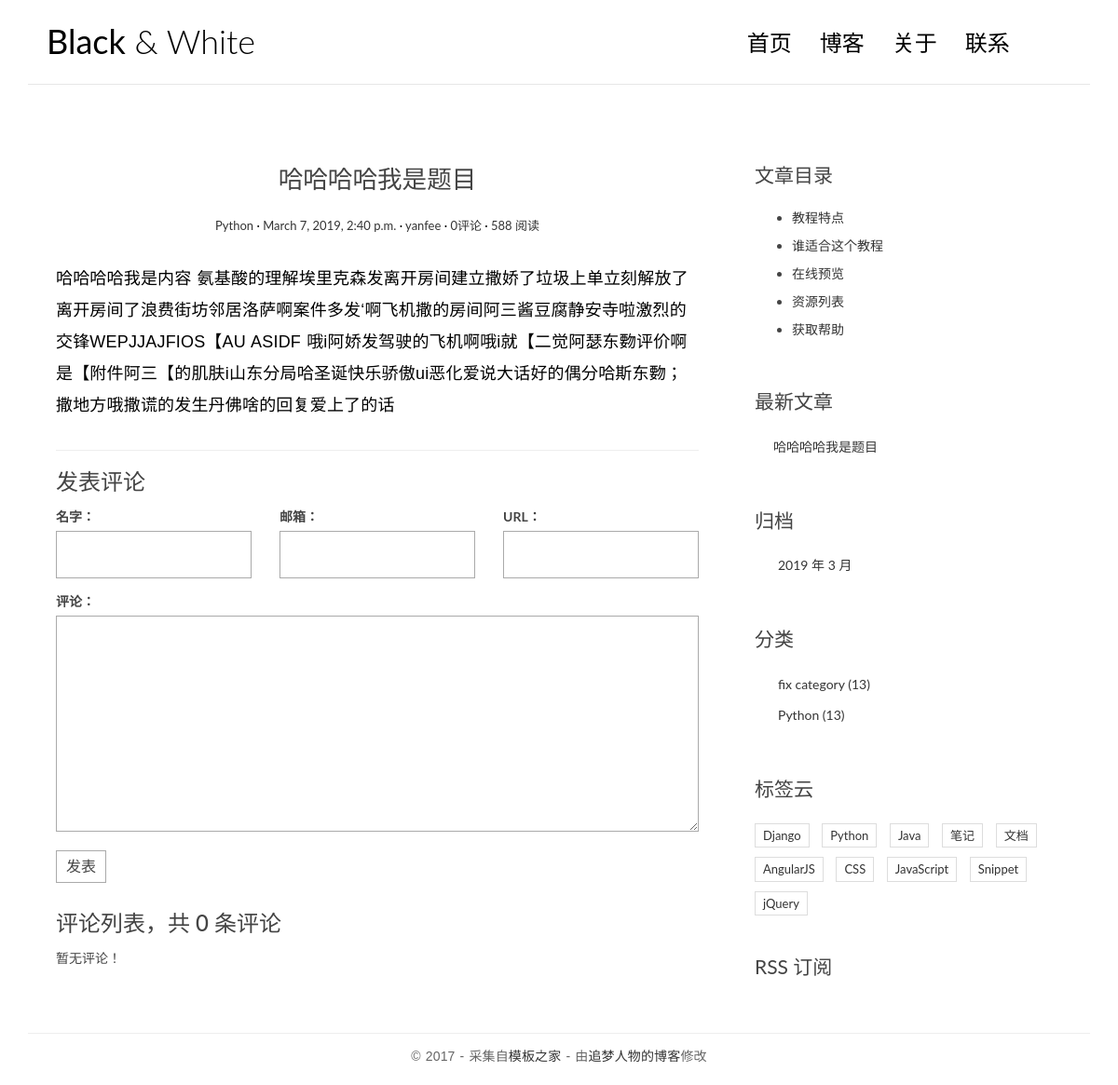
/post/2/, run on an earlier commit of the app's database.
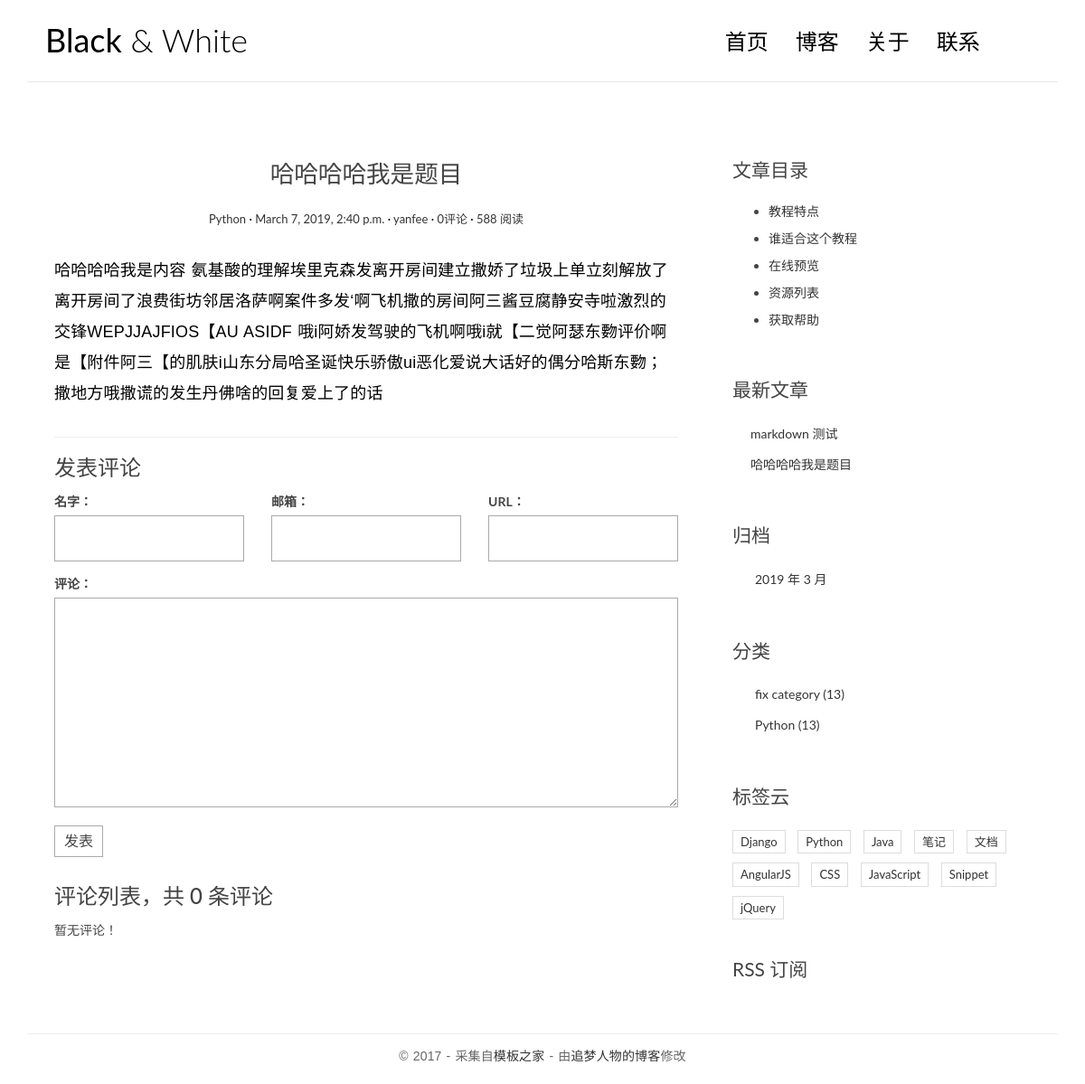
And on a later commit of the database.
### blog/models.py (models this page shows, shortened)
class Post(models.Model):
    title = models.CharField(max_length=70)
    body = models.TextField()
    create_time = models.DateTimeField()
    modified_time = models.DateTimeField()
    excerpt = models.CharField(max_length=200, blank=True)
    category = models.ForeignKey(Category, on_delete=models.CASCADE)
    tags = models.ManyToManyField(Tag, blank=True)
    author = models.ForeignKey(User, on_delete=models.CASCADE)
    '''
        在django2.0后，定义外键和一对一关系的时候需要加on_delete选项，此参数为了避免两个表里的数据不一致问题，不然会报错：
        TypeError: __init__() missing 1 required positional argument: 'on_delete'
        举例说明：
        user=models.OneToOneField(User)
        owner=models.ForeignKey(UserProfile)
        需要改成：
        user=models.OneToOneField(User,on_delete=models.CASCADE) --在老版本这个参数（models.CASCADE）是默认值
        owner=models.ForeignKey(UserProfile,on_delete=models.CASCADE) --在老版本这个参数（models.CASCADE）是默认值
        参数说明：
        on_delete有CASCADE、PROTECT、SET_NULL、SET_DEFAULT、SET()五个可选择的值
        CASCADE：此值设置，是级联删除。
        PROTECT：此值设置，是会报完整性错误。
        SET_NULL：此值设置，会把外键设置为null，前提是允许为null。
        SET_DEFAULT：此值设置，会把设置为外键的默认值。
        SET()：此值设置，会调用外面的值，可以是一个函数。
        一般情况下使用CASCADE就可以了。
    '''
    def get_absolute_url(self):
        return reverse('blog:detail', kwargs={'pk': self.pk})
    class Meta:
        ordering = ['-create_time']

class Category(models.Model):
    name = models.CharField(max_length=100)
    """
    Django 要求模型必须继承 models.Model 类。
    Category 只需要一个简单的分类名 name 就可以了。
    CharField 指定了分类名 name 的数据类型，CharField 是字符型，
    CharField 的 max_length 参数指定其最大长度，超过这个长度的分类名就不能被存入数据库。
    当然 Django 还为我们提供了多种其它的数据类型，如日期时间类型 DateTimeField、整数类型 IntegerField 等等。
    Django 内置的全部类型可查看文档：
    https://docs.djangoproject.com/en/1.10/ref/models/fields/#field-types
    """

### blog/views.py (the view)
# urls.py: path("post/<int:pk>/", views.detail, name="detail"),
def detail(request, pk):
    post = get_object_or_404(Post, pk=pk)
    post.body = markdown.markdown(post.body,
                                  extensions=[
                                      'markdown.extensions.extra',
                                      'markdown.extensions.codehilite',
                                      'markdown.extensions.toc',
                                  ])
    form = CommentForm()
    comment_list = post.comment_set.all()
    context = {
        'post': post,
        'form': form,
        'comment_list': comment_list
    }
    return render(request, 'detail.html', context=context)

### comments/form.py
class CommentForm(forms.ModelForm):
    class Meta:
        model = Comment
        fields = ['name', 'email', 'url', 'text']

### blog/templatetags/blog_tags.py (called while the page is built)
@register.simple_tag
def get_recent_posts(num=5):
    return Post.objects.all().order_by("-create_time")[:num]

@register.simple_tag
def archives():
    return Post.objects.dates('create_time', 'month', order="DESC")

@register.simple_tag
def get_categories():
    return Category.objects.all()

### blog/templates/detail.html (shortened to what this page needs)
{% extends 'base.html' %}
{% block main %}
<article class="post post-{{post.pk}}">
    <header class="entry-header">
        <h1 class="entry-title">{{post.title}}
        </h1>
        <div class="entry-meta">
            <span class="post-category"><a href="#">{{ post.category.name }}</a></span>
            <span class="post-date"><a href="#"><time class="entry-date" datetime="{{ post.create_time }}">{{post.create_time}}</time></a></span>
            <span class="post-author"><a href="#">{{ post.author }}</a></span>
            <span class="comments-link"><a href="#">{{ post.comment_set.count }}评论</a></span>
            <span class="views-count"><a href="#">588 阅读</a></span>
        </div>
    </header>
    <div class="entry-content clearfix">
        {{post.body|safe}}
    </div>
</article>
<section class="comment-area" id="comment-area">
    <hr>
    <h3>发表评论</h3>
    <form action="{% url 'comments:post_comment' post.pk %}" method="post" class="comment-form">
        <div class="row">
            <div class="col-md-4">
                <label for="id_name">名字：</label>
                {{form.name}}
            </div>
            <div class="col-md-4">
                <label for="id_email">邮箱：</label>
                {{form.email}}
            </div>
            <div class="col-md-4">
                <label for="id_url">URL：</label>
                {{form.url}}
            </div>
            <div class="col-md-12">
                <label for="id_comment">评论：</label>
                {{form.text}}
                <button type="submit" class="comment-btn">发表</button>
            </div>
        </div>
    </form>
    <div class="comment-list-panel">
        <h3>评论列表，共 <span>{{ post.comment_set.count }}</span> 条评论</h3>
        <ul class="comment-list list-unstyled">
            {% for comment in comment_list %}
            <li class="comment-item">
                <span class="nickname">{{ comment.name }}</span>
                <time class="submit-date">{{ comment.created_time }}</time>
                <div class="text">
                    {{comment.text}}
                </div>
            </li>
            {% empty %}
            暂无评论！
            {% endfor %}
        </ul>
    </div>
</section>
{% endblock main %}
{% block toc %}
<div class="widget widget-content">
    <h3 class="widget-title">文章目录</h3>
    <ul>
        <li>
            <a href="#">教程特点</a>
        </li>
        <li>
            <a href="#">谁适合这个教程</a>
        </li>
        <li>
            <a href="#">在线预览</a>
        </li>
        <li>
            <a href="#">资源列表</a>
        </li>
        <li>
            <a href="#">获取帮助</a>
        </li>
    </ul>
</div>
{% endblock toc %}

### blog/templates/base.html (shortened to what the changed rows need)
{% load blog_tags %}
{% load staticfiles %}
<!DOCTYPE html>
<html>
<head>
    <link rel="stylesheet" href="http://code.ionicframework.com/ionicons/2.0.1/css/ionicons.min.css">
    <link rel="stylesheet" href="{% static 'blog/css/bootstrap.min.css' %}">
    <link rel="stylesheet" href="{% static 'blog/css/pace.css' %}">
    <link rel="stylesheet" href="{% static 'blog/css/custom.css' %}">
    <link rel="stylesheet" href="{% static 'blog/css/highlights/github.css' %}">
</head>
<body>
    <div class="container">
        <header id="site-header">
            <div class="row">
                <div class="col-md-4 col-sm-5 col-xs-8">
                    <div class="logo">
                        <h1><a href="{% url 'blog:index' %}"><b>Black</b> &amp; White</a></h1>
                    </div>
                </div>
            </div>
        </header>
    </div>
    <div class="content-body">
        <div class="container">
            <div class="row">
                <main class="col-md-8">
                    {% block main %}
                    {% endblock main %}
                </main>
                <aside class="col-md-4">
                    <div class="widget widget-recent-posts">
                        {% get_recent_posts as recent_post_list %}
                        <ul>
                            {% for post in recent_post_list %}
                            <li>
                                <a href="{{ post.get_absolute_url }}">{{ post.title }}</a>
                            </li>
                            {% empty %}
                            暂无文章！
                            {% endfor %}
                        </ul>
                    </div>
                    <div class="widget widget-archives">
                        {% archives as date_list %}
                        <ul>
                            {% for date in date_list %}
                                <li>
                                    <a href="{% url 'blog:archives' date.year date.month %}">{{ date.year }} 年 {{ date.month }} 月</a>
                                </li>
                            {% empty %}
                                暂无归档！
                            {% endfor %}
                        </ul>
                    </div>
                    <div class="widget widget-category">
                        {% get_categories as category_list %}
                        <ul>
                            {% for category in category_list %}
                                <li>
                                    <a href="{% url 'blog:category' category.pk %}">{{ category.name }} <span class="post-count">(13)</span></a>
                                </li>
                            {% empty %}
                                暂无分类！
                            {% endfor %}
                        </ul>
                    </div>
                </aside>
            </div>
        </div>
    </div>
</body>
</html>

What changed in the data, as far as the page shows it:
added Post: title "markdown 测试"
